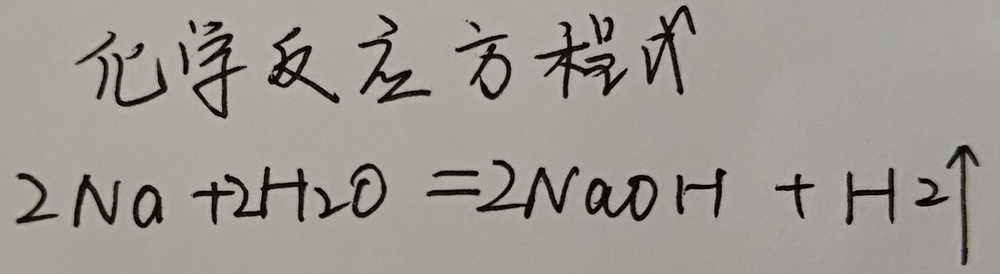
#> input picture test_data_3.png, 1000 x 274 px, shrunk from 1626 x 446 before the run
$ jupyter execute split.ipynb
#> lines starting #> are read from the running program, lines starting #| are printed output that depends on the picture; after the words box and inside, x2 and y2 are one past the last pixel; in counts of white or black regions, pixels touching at a corner belong together
[cell 1]
# -*- coding: utf-8 -*-
# 导入相关依赖
import cv2
import numpy as np
import matplotlib.pyplot as plt
import os

[cell 2]
# 定义相关路径
# root_path = 'C:\\Users\\59236\\code\\split\\'
root_path = './'
img_file = 'test_data_3.png'
img_path = root_path + img_file

# 使用matplot加载图片进行预览
img = plt.imread(root_path+img_file)
#> img is the input picture: shape (274, 1000, 4) float32; mean R, G, B, A 0.615, 0.603, 0.58, 1
plt.imshow(img)
plt.show()

[cell 3]
# opencv读取图片
img = cv2.imread(img_path)
#> img: shape (274, 1000, 3)
# cv2.imshow('Source Image', img)
# cv2.waitKey(0)

[cell 4]
# 转化为二值图像
img_gray = cv2.cvtColor(img, cv2.COLOR_BGR2GRAY)
ret, img_binary = cv2.threshold(img_gray, 127, 255, cv2.THRESH_BINARY)
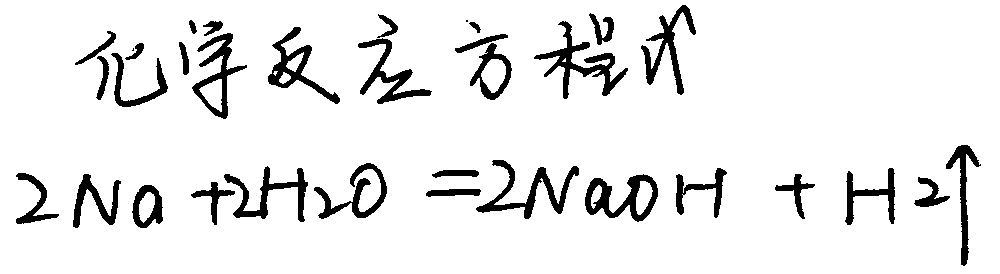
#> img_binary: shape (274, 1000); 91.8% white; 34 black regions (2 under 20 px), largest, box (x1, y1, x2, y2) and area: (534, 21, 628, 99) 1665, (476, 160, 579, 219) 1510, (585, 174, 658, 222) 1439
# cv2.imshow("Binary Image", img_binary)
# cv2.waitKey(0)
plt.imshow(img_binary, "gray")
plt.show()

[cell 5]
# 去噪后进行Otsu二值化
blur = cv2.GaussianBlur(img_gray, (3,3), 0)
otsuThreshold, img_otsu = cv2.threshold(blur,0,255,cv2.THRESH_BINARY+cv2.THRESH_OTSU)
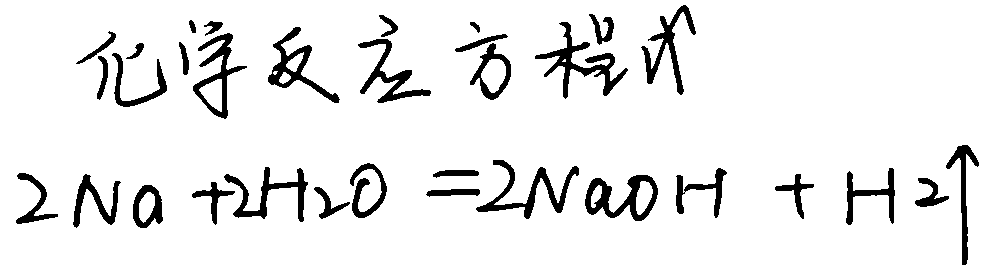
#> img_otsu: shape (274, 1000); 92.4% white; 33 black regions, largest, box (x1, y1, x2, y2) and area: (535, 22, 628, 99) 1574, (476, 160, 579, 219) 1404, (585, 175, 658, 221) 1383
#> otsuThreshold = 101
# cv2.imshow("Binary Adaptive Image", img_otsu)
# cv2.waitKey(0)
print("Otsu threshold: " + str(otsuThreshold))
#| Otsu threshold: 101.0
plt.imshow(img_otsu, "gray")
plt.show()

[cell 6]
from collections import Counter

rows = img_otsu.shape[0]
#> rows = 274
cols = img_otsu.shape[1]
#> cols = 1000
# pixel_col_count = [0 for i in range(cols)] # 每一列像素(255)的数量
# pixel_row_count = [0 for i in range(rows)] # 每一行像素(255)的数量

def getColCount(img, cols):
    res = [0 for i in range(cols)]
    # 按列统计
    for col in range(cols):
        cnt = Counter(img[:,col]).get(0)
        if cnt is None:
            res[col] = 0
        else:
            res[col] = cnt
    return res

def getRowCount(img, rows):
    res = [0 for i in range(rows)]
    # 按行统计
    for row in range(rows):
        cnt = Counter(img[row, :]).get(0)
        if cnt is None:
            res[row] = 0
        else:
            res[row] = cnt
    return res;

pixel_col_count = getColCount(img_otsu, cols)
#> the loop in getColCount, `for col in range(cols):` made 1000 passes
#> cnt on passes 17 to 19: 3, 7, 11
#> after the loop in getColCount, `for col in range(cols):`: res = 1000 values, max 120 at index 962, min 0 at index 0, mean 20.83
#> pixel_col_count has the same summary as res in getColCount
pixel_row_count = getRowCount(img_otsu, rows)
#> the loop in getRowCount, `for row in range(rows):` made 274 passes
#> cnt on passes 6 to 8: 3, 6, 8
#> after the loop in getRowCount, `for row in range(rows):`: res = 274 values, max 302 at index 191, min 0 at index 0, mean 76.03
#> pixel_row_count has the same summary as res in getRowCount

plt.rcParams['figure.figsize'] = (10.0, 8.0)

grid = plt.GridSpec(2, 2, wspace=0.5, hspace=0.5)

# 原图片
main_ax = plt.subplot(grid[1,0])
plt.imshow(img_otsu, "gray")

# 绘制柱状图
# 像素列状分布
col_ax = plt.subplot(grid[0,0], sharex=main_ax)
#plt.xlim(0, len(pixel_col_count))
plt.bar(range(len(pixel_col_count)), pixel_col_count, width=1)

# 行分布
row_ax = plt.subplot(grid[1,1], sharey=main_ax)
#plt.ylim(len(pixel_row_count), 0)
plt.barh(range(len(pixel_row_count)), pixel_row_count, height=1)

plt.show()
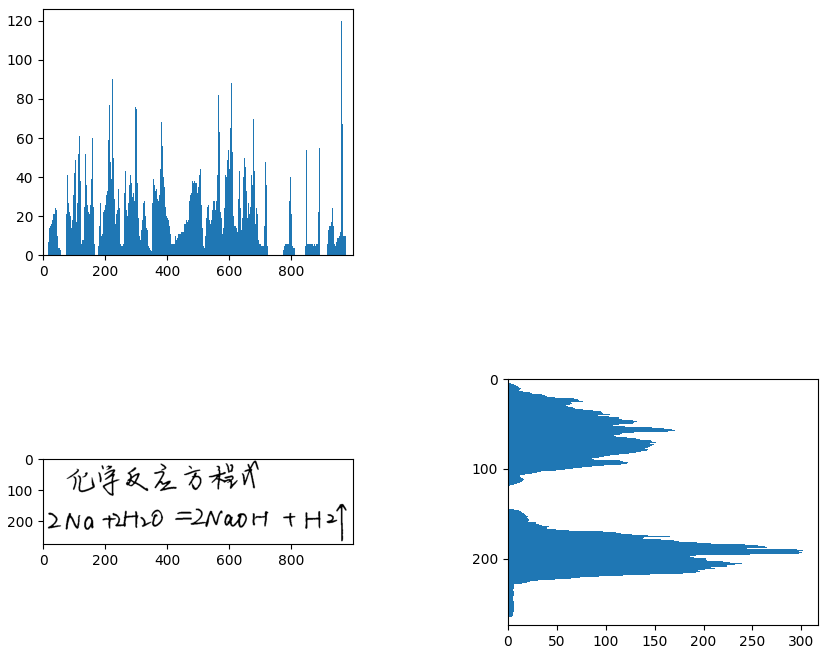
#> figure drawn by matplotlib, 3 panels

[cell 7]
# 段-类，from从，to到
class Segment:
    def __init__(self, _from, _to):
        self.start = _from
        self.end = _to

    def __str__(self):
        return "(%d, %d)" %(self.start, self.end)

    def getStart(self):
        return self.start

    def getEnd(self):
        return self.end

# 按照水平分行，TODO: 给第一行添加全0？
def getSegment(pixels):
    res = []
    flag = False
    start = 0
    end = 0
    threshold = 1

    for pos, pixel in enumerate(pixels):
        if pixel >= threshold:  # 若此处密度大于阈值
            if flag == False:
                start = pos
            end = pos  # 更新当前数值
            flag = True  # 标志位表示当前正在某一行中
        else:  # 此处密度小于阈值
            if flag == True:  # 表示当前一段行数的确定
                res.append(Segment(start, end))
                flag = False;
            else: # 没有检测到行
                start = pos

    # 处理最后一个
    if flag == True:
        res.append(Segment(start, end))

    return res

[cell 8]
# Test
test_data = [1, 1, 0, 45, 3]
test_lines = getSegment(test_data)

for seg in test_lines:
    print(seg)

[cell 9]
# 获取图像的行
lines = getSegment(pixel_row_count)
#> the loop in getSegment (call 2), `for pos, pixel in enumerate(pixels):` made 274 passes
#> pixel on passes 1 to 12: 0, 0, 0, 0, 0, 3, 6, 8, 10, 11, 12, 13
#> lines = 2 items
img_copy = img_otsu.copy()
splitLines = []

for seg in lines:
    ptStart1 = (0, seg.getStart())
    ptEnd1 = (cols-1, seg.getStart())
    ptStart2 = (0, seg.getEnd())
    ptEnd2 = (cols-1, seg.getEnd())
    print("截取：y轴-(%d, %d), x轴-(%d, %d)." %(ptStart1[1], ptStart2[1], 0, cols-1))
    splitLines.append(img_otsu[ptStart1[1]:ptStart2[1], 0:cols-1])

    cv2.line(img_copy, ptStart1, ptEnd1, (0,0,0), 2, 1)
    cv2.line(img_copy, ptStart2, ptEnd2, (0,0,0), 2, 1)
#> this loop made 2 passes
#> (ptStart1, ptEnd1, ptStart2, ptEnd2) on passes 1 to 2: ((0, 5), (999, 5), (0, 118), (999, 118)), ((0, 145), (999, 145), (0, 264), (999, 264))
#| 截取：y轴-(5, 118), x轴-(0, 999).
#| 截取：y轴-(145, 264), x轴-(0, 999).
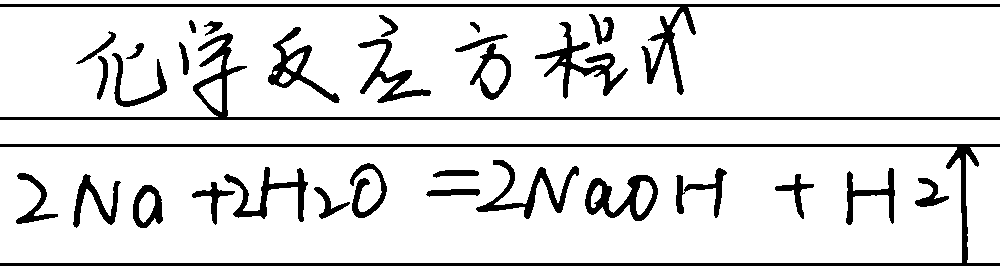
#> img_copy: shape (274, 1000); 88% white; 33 black regions, largest, box (x1, y1, x2, y2) and area: (0, 144, 1000, 266) 6866, (0, 4, 1000, 95) 4205, (0, 33, 1000, 120) 4203
#> after the loop, splitLines = 2 items

plt.imshow(img_copy, "gray")
plt.show()

[cell 10]
print(len(splitLines))
#| 2

for i, split_img in enumerate(splitLines):
    plt.figure(i)
    plt.imshow(split_img, "gray")
    print(split_img.shape)
#> this loop made 2 passes
#| (113, 999)
#| (119, 999)

plt.show()
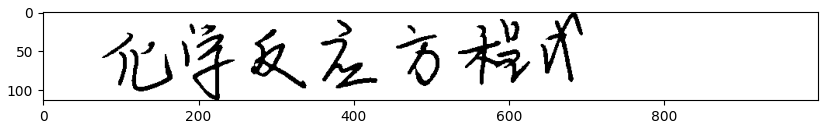
#> figure drawn by matplotlib, 1 panel
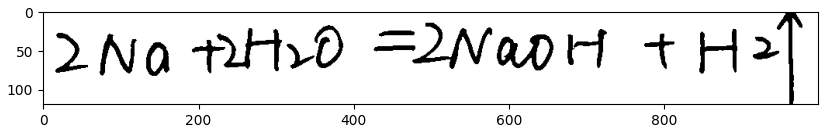
#> figure drawn by matplotlib, 1 panel

[cell 11]
# 对每一行进行分割
characters = []
for i, split_img in enumerate(splitLines):
    line_c = []
    split_col_count = getColCount(split_img, split_img.shape[1])
    segs = getSegment(split_col_count)

    seg_copy = split_img.copy()
    plt.figure(i)

    for j, seg in enumerate(segs):
        # print(seg)
        ptStart1 = (seg.getStart(), 0)
        ptEnd1 = (seg.getStart(), split_img.shape[0]-1)
        ptStart2 = (seg.getEnd(), 0)
        ptEnd2 = (seg.getEnd(), split_img.shape[0]-1)
        print("Start:(%d, %d), End:(%d, %d)" %(seg.getStart(), 0, seg.getEnd(), split_img.shape[0]-1))
        line_c.append(split_img[ptStart1[1]:ptEnd1[1], ptStart1[0]:ptStart2[0]])

        cv2.line(seg_copy, ptStart1, ptEnd1, (0,0,0), 2, 1)
        cv2.line(seg_copy, ptStart2, ptEnd2, (0,0,0), 2, 1)

    plt.imshow(seg_copy, "gray")

    characters.append(line_c)
    print("------")
#> this loop made 2 passes
#> threshold in getSegment on passes 1 to 2: 1, 1
#> (printed output is left out)
#> pass 1, `seg_copy = split_img.copy()`:
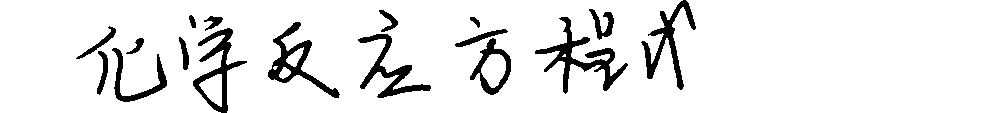
#> seg_copy: shape (113, 999); 91.6% white; 17 black regions, largest, box (x1, y1, x2, y2) and area: (535, 17, 628, 94) 1574, (268, 22, 340, 98) 1229, (641, 0, 696, 90) 1214
#> after the loop:
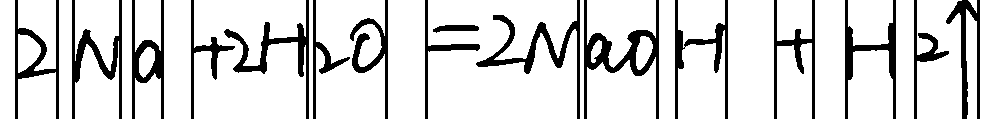
#> seg_copy: shape (119, 999); 84.2% white; 16 black regions, largest, box (x1, y1, x2, y2) and area: (584, 0, 659, 119) 2054, (476, 0, 580, 119) 1745, (224, 0, 309, 119) 1559
#> after the loop, characters = 2 items

plt.show()
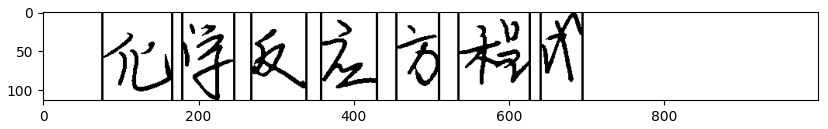
#> figure drawn by matplotlib, 1 panel

[cell 12]
plot_row = len(characters)
#> plot_row = 2
plot_col = 0
for i, cline in enumerate(characters):
    if len(cline) > plot_col:
        plot_col = len(cline)
#> this loop made 2 passes
#> after the loop, plot_col = 11

print("plot size: (%d, %d)" %(plot_row, plot_col))
#| plot size: (2, 11)
grid = plt.GridSpec(plot_row, plot_col, wspace=0.5, hspace=0)

for i, cline in enumerate(characters):
    for j, cimg in enumerate(cline):
        plt.subplot(grid[i,j])
        plt.xticks([])  #去掉x轴
        plt.yticks([])  #去掉y轴
        # plt.axis('off')  #去掉坐标轴
        plt.imshow(cimg, "gray")


plt.show()
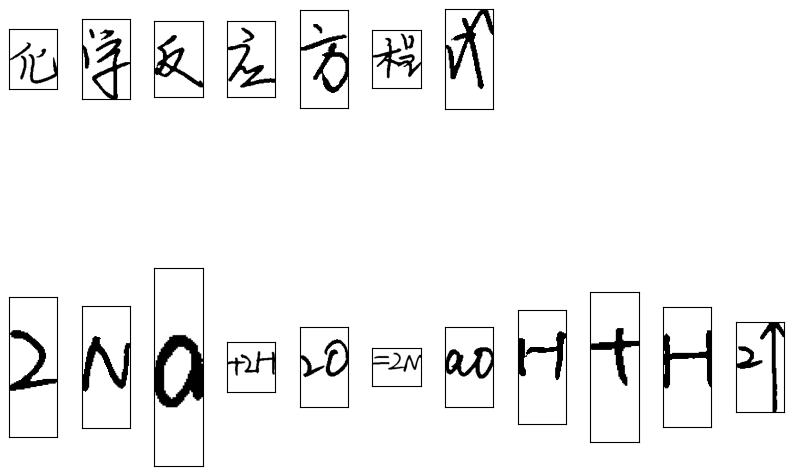
#> figure drawn by matplotlib, 18 panels
